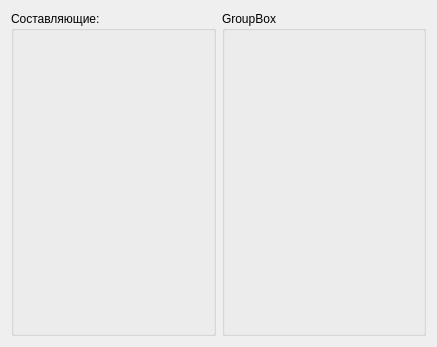
<?xml version="1.0" encoding="UTF-8"?>
<ui version="4.0">
 <class>Form</class>
 <widget class="QWidget" name="Form">
  <property name="geometry">
   <rect>
    <x>0</x>
    <y>0</y>
    <width>437</width>
    <height>347</height>
   </rect>
  </property>
  <property name="windowTitle">
   <string>Form</string>
  </property>
  <layout class="QVBoxLayout" name="verticalLayout_4">
   <item>
    <layout class="QHBoxLayout" name="horizontalLayout">
     <item>
      <widget class="QGroupBox" name="group_box_left">
       <property name="title">
        <string>Составляющие:</string>
       </property>
       <layout class="QVBoxLayout" name="verticalLayout"/>
      </widget>
     </item>
     <item>
      <widget class="QGroupBox" name="group_box_right">
       <property name="title">
        <string>GroupBox</string>
       </property>
       <layout class="QVBoxLayout" name="verticalLayout_2"/>
      </widget>
     </item>
    </layout>
   </item>
  </layout>
 </widget>
 <resources/>
 <connections/>
</ui>
